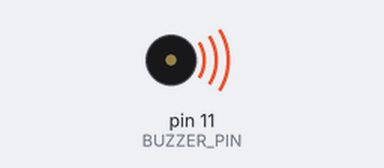
The program below on a simulated Raspberry Pi (header pin numbers). Parts: buzzer (waves = sounding). What the program prints to the terminal is not drawn.

Above: at 0.01 s.
At 4.9 s:
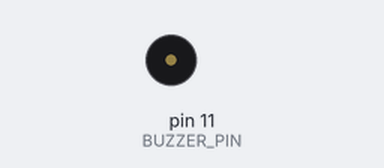
Timing chart, 0 to 6.4 s (numbered marks = the images above):
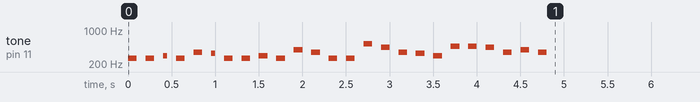

The program:

RPi_Exp03_Buzzer.py
```python
#实验三：无源蜂鸣器演奏生日快乐歌

import RPi.GPIO as GPIO
import time

BUZZER_PIN = 11
NOTE_FREQS = [
    262, 262, 294, 262, 349, 330,
    262, 262, 294, 262, 392, 349,
    262, 262, 523, 440, 349, 330, 294,
    466, 466, 440, 349, 392, 349
]
NOTE_DURATIONS = [
    4, 4, 8, 4, 4, 8,
    4, 4, 4, 4, 4, 4,
    4, 4, 4, 4, 4, 4, 4,
    4, 4, 4, 4, 4, 4
]
BASE_DURATION = 0.1
DELAY = 0.1


def setup():
    """初始化GPIO设置"""
    GPIO.setmode(GPIO.BOARD)
    GPIO.setwarnings(False)
    GPIO.setup(BUZZER_PIN, GPIO.OUT)


def play_buzzer(freq, duration):
    """播放指定频率和持续时间的音符"""
    if freq == 0:  # 0表示休止符
        time.sleep(duration)
        return

    # 创建PWM实例并播放音符
    buzzer = GPIO.PWM(BUZZER_PIN, freq)
    buzzer.start(50)
    time.sleep(duration)
    buzzer.stop()
    time.sleep(DELAY)


def play_happy_birthday():
    """播放《生日快乐》歌曲"""
    print('\n' + '*' * 40)
    print('*         祝你生日快乐！         *')
    print('*' * 40 + '\n')

    # 遍历所有音符并播放
    for freq, duration in zip(NOTE_FREQS, NOTE_DURATIONS):
        play_buzzer(freq, BASE_DURATION / duration * 4)


def destroy():
    """清理GPIO资源"""
    GPIO.output(BUZZER_PIN, GPIO.LOW)  # 关闭蜂鸣器
    GPIO.cleanup()  # 释放所有GPIO资源


def main():
    """主程序"""
    setup()
    try:
        print("程序运行中... 按下Ctrl+C退出")
        play_happy_birthday()  # 程序启动后自动播放音乐
        while True:  # 保持程序运行
            time.sleep(1)
    except KeyboardInterrupt:
        destroy()


if __name__ == '__main__':
    main()
```
